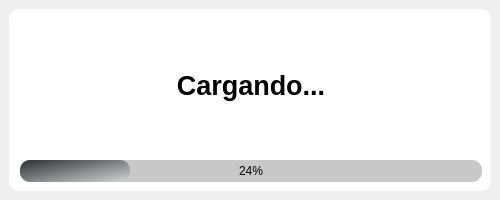
<?xml version="1.0" encoding="UTF-8"?>
<ui version="4.0">
 <class>Carga</class>
 <widget class="QMainWindow" name="Carga">
  <property name="geometry">
   <rect>
    <x>0</x>
    <y>0</y>
    <width>500</width>
    <height>200</height>
   </rect>
  </property>
  <property name="maximumSize">
   <size>
    <width>500</width>
    <height>200</height>
   </size>
  </property>
  <property name="windowTitle">
   <string>Carga</string>
  </property>
  <property name="styleSheet">
   <string notr="true">QWidget#fondo_widget{
	background-color: rgb(255, 255, 255);
	border-radius:10px;
}

QProgressBar{
	background-color:rgb(200,200,200);
	color:rgb(0,0,0);
	border-style:solid;
	border-radius:10px;
	text-align:center;
}

QProgressBar::chunk{
	border-radius:10px;
	background-color: qlineargradient(spread:pad, x1:0, y1:0, x2:1, y2:1, stop:0 rgba(43, 48, 52, 255), stop:1 rgba(212, 212, 212, 255));
}</string>
  </property>
  <widget class="QWidget" name="centralwidget">
   <layout class="QGridLayout" name="gridLayout">
    <item row="0" column="0">
     <widget class="QWidget" name="fondo_widget" native="true">
      <layout class="QVBoxLayout" name="verticalLayout">
       <property name="leftMargin">
        <number>11</number>
       </property>
       <item>
        <widget class="QLabel" name="label">
         <property name="text">
          <string>&lt;html&gt;&lt;head/&gt;&lt;body&gt;&lt;p&gt;&lt;span style=&quot; font-size:20pt; font-weight:600;&quot;&gt;Cargando...&lt;/span&gt;&lt;/p&gt;&lt;/body&gt;&lt;/html&gt;</string>
         </property>
         <property name="alignment">
          <set>Qt::AlignCenter</set>
         </property>
        </widget>
       </item>
       <item>
        <widget class="QProgressBar" name="progressBar">
         <property name="value">
          <number>24</number>
         </property>
        </widget>
       </item>
      </layout>
     </widget>
    </item>
   </layout>
  </widget>
 </widget>
 <resources/>
 <connections/>
</ui>
